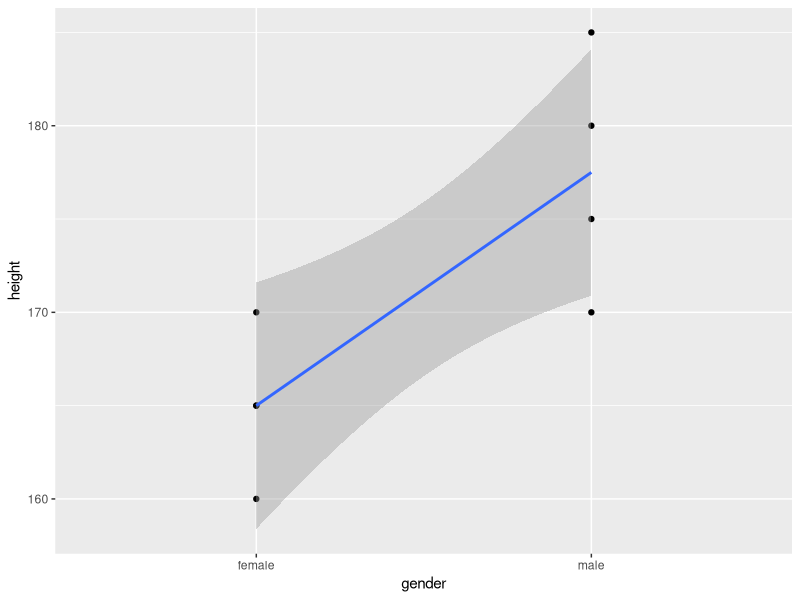
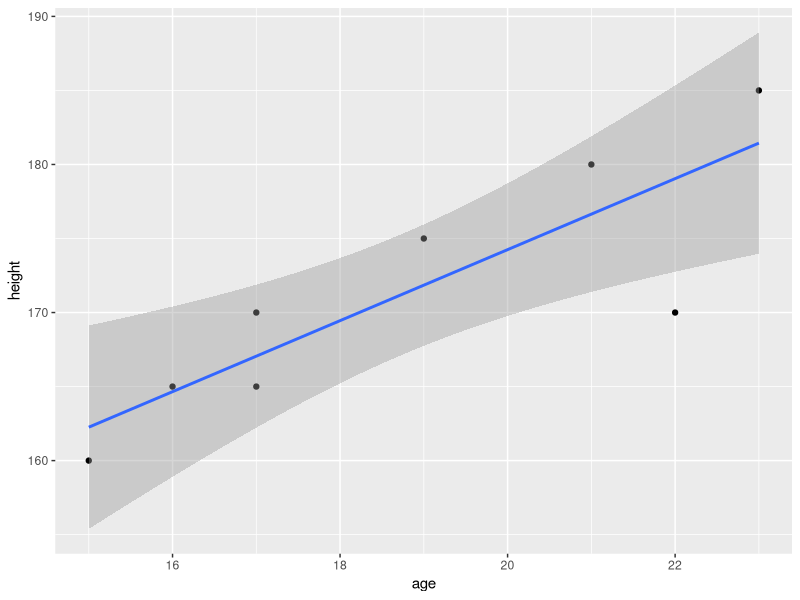
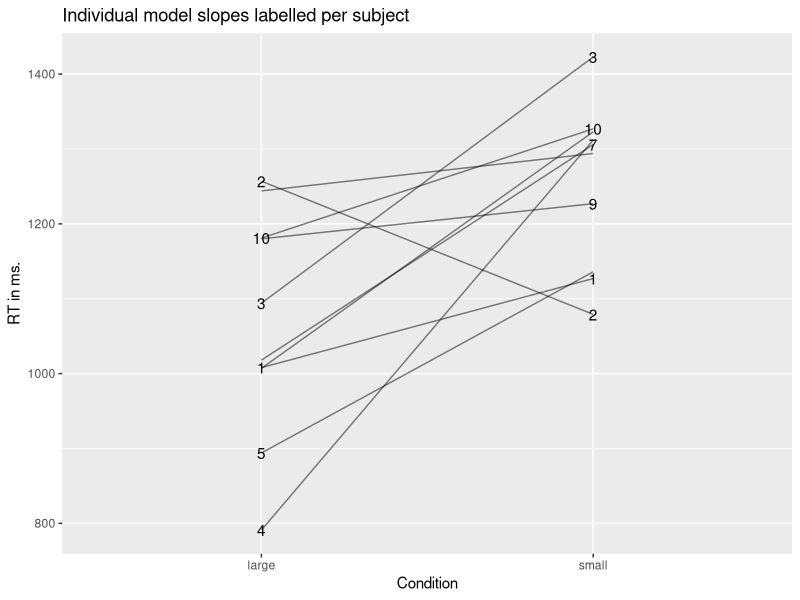
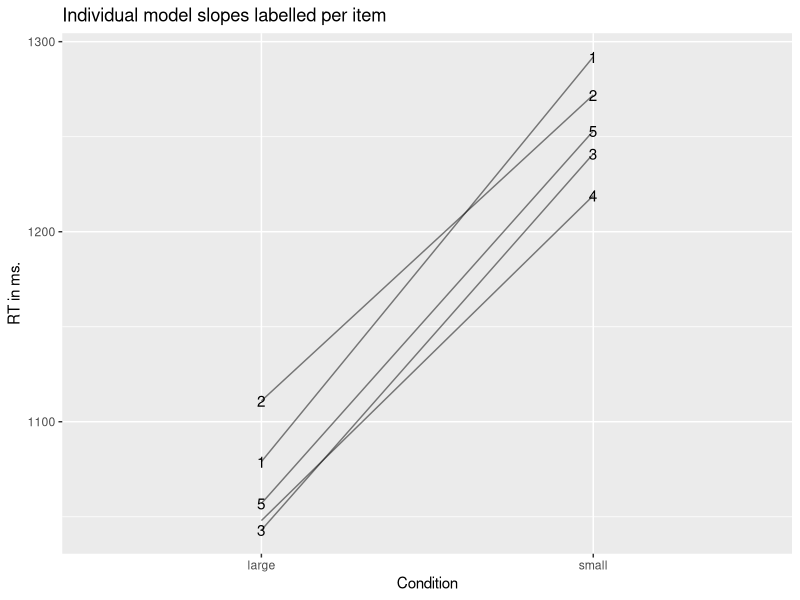
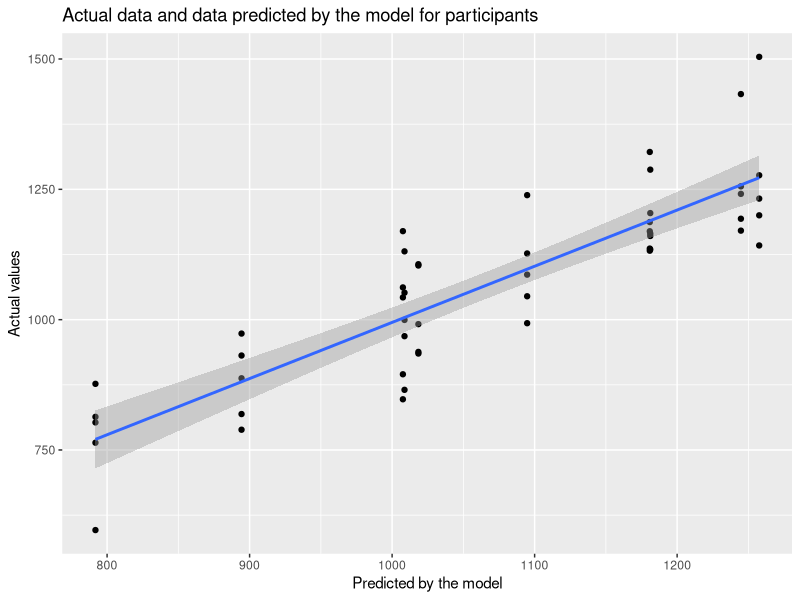
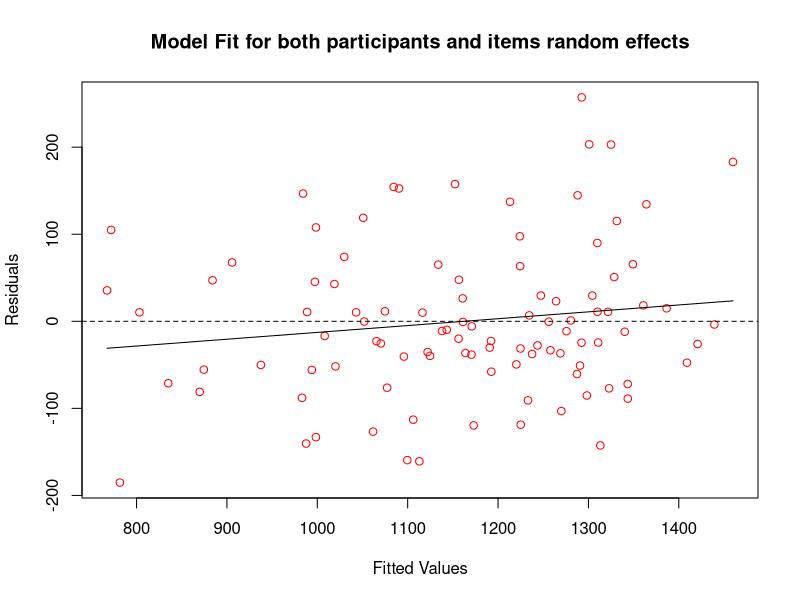
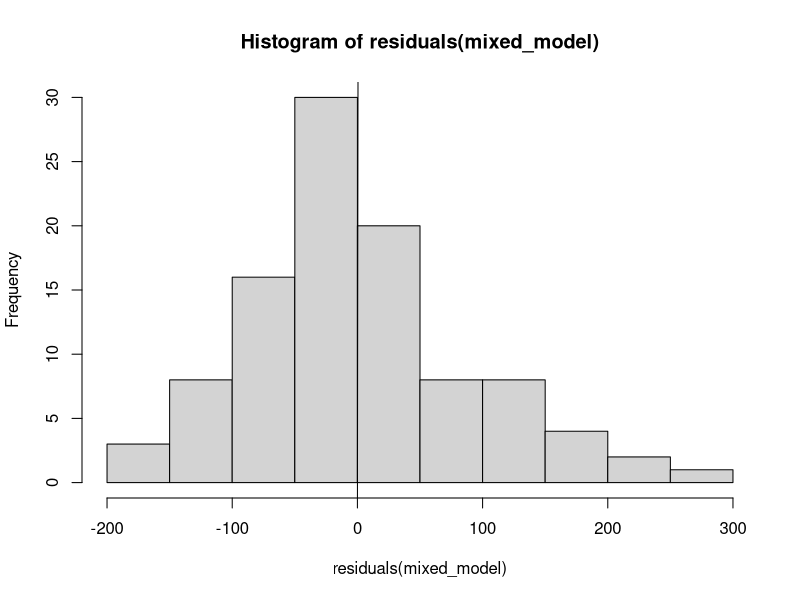
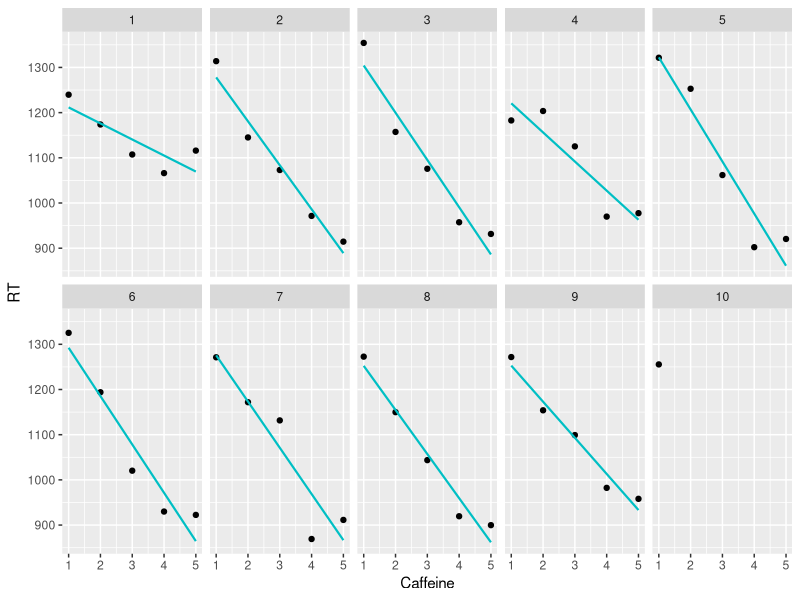

Write R code to recreate these figures, in order. (Note: this script raises an error after producing the figures.)
library(lme4) # needed for linear mixed models
library(lmerTest) # gives us p-values for parameters in linear mixed models 
library(emmeans) # allows us to run pairwise comparisons/contrsasts
library(tidyverse) # load the tidyverse packages
library(ordinal) # needed for CLMM - cumulative link mixed models for ordinal data

# Linear model
genderheightdata <- read_csv("data_files/genderheightdata.csv")

genderheightdata$gender <- as.factor(genderheightdata$gender)

ourmodel <- lm(height ~ gender, data = genderheightdata)
summary(ourmodel)

ggplot(genderheightdata, aes(x = gender, y = height, group = 1)) + 
  geom_point() +
  geom_smooth(method = "lm")

ageheightdata <- read_csv("data_files/ageheightdata.csv")

ourmodel <- lm(height ~ age, data = ageheightdata)
summary(ourmodel)

ggplot(ageheightdata, aes(x = age, y = height)) + 
  geom_point() +
  geom_smooth(method = "lm")

# Start of random slopes and intercepts simulation ####
subject <- rep(1:10, each = 10)
condition <- rep(c("large", "small"), 50)
item <- rep(rep(1:5), 20)

my_data <- arrange(as.tibble(cbind(subject, condition, item)), -desc(condition))
my_data <- arrange(my_data, desc(item))

set.seed(1234)
rt <- c(rnorm(10, 800, 100), rnorm(10, 1000, 100),
        rnorm(10, 800, 100), rnorm(10, 1000, 100),
        rnorm(10, 800, 100), rnorm(10, 1000, 100),
        rnorm(10, 800, 100), rnorm(10, 1000, 100),
        rnorm(10, 800, 100), rnorm(10, 1000, 100))

fulldata <- arrange(cbind(my_data, rt), -desc(subject))

set.seed(1)
baseline <- c(rep(runif(1, 0, 500), 5),
              rep(runif(1, 0, 500), 5),
              rep(runif(1, 0, 500), 5),
              rep(runif(1, 0, 500), 5),
              rep(runif(1, 0, 500), 5),
              rep(runif(1, 0, 500), 5),
              rep(runif(1, 0, 500), 5),
              rep(runif(1, 0, 500), 5),
              rep(runif(1, 0, 500), 5),
              rep(runif(1, 0, 500), 5),
              rep(runif(1, 0, 500), 5),
              rep(runif(1, 0, 500), 5),
              rep(runif(1, 0, 500), 5),
              rep(runif(1, 0, 500), 5),
              rep(runif(1, 0, 500), 5),
              rep(runif(1, 0, 500), 5),
              rep(runif(1, 0, 500), 5),
              rep(runif(1, 0, 500), 5),
              rep(runif(1, 0, 500), 5),
              rep(runif(1, 0, 500), 5))

fulldata <- fulldata %>% arrange(subject, desc(condition))

fulldata$rt <- fulldata$rt + baseline 

mixed_model <- lmer(rt ~ condition + (1 | subject) + (1 | item), data = fulldata)
summary(mixed_model)

mixed_model_null <- lmer(rt ~ (1 | subject) + (1 | item), data = fulldata)
summary(mixed_model_null)

anova(mixed_model, mixed_model_null)

coef(mixed_model)

mixed_model <- lmer(rt ~ condition + (1 + condition | subject) + (1 + condition | item), data = fulldata)
summary(mixed_model)

mixed_model_null <- lmer(rt ~ (1 + condition | subject) + (1 + condition | item), data = fulldata)
summary(mixed_model_null)

anova(mixed_model, mixed_model_null)

coef(mixed_model)

# Plot intercepts and slopes ####
# First by subjects ####
intercepts <- coef(mixed_model)$subject[1]
slopes <- coef(mixed_model)$subject[2]

large <- unlist(intercepts, recursive = TRUE, use.names = F)
small <- unlist(intercepts, recursive = TRUE, use.names = F) + 
  unlist(slopes, recursive = TRUE, use.names = F)
rt <- c(large, small)
condition <- c(rep("large", 10), rep("small", 10))

subject <- c(1, 10, 2, 3, 4, 5, 6, 7, 8, 9, 1, 10, 2, 3, 4, 5, 6, 7, 8, 9)

data <- arrange(as.tibble(cbind(subject, condition, rt)), -desc(subject))

data$rt <- as.integer(data$rt)
data$condition <- as.factor(data$condition)
data$subject <- as.factor(data$subject)

data %>% group_by(condition) %>% summarise(mean(as.integer(rt)))

ggplot(data, aes (x = condition, y = rt, group = subject, label = subject)) + 
  geom_line(alpha = .5) +
  geom_text(check_overlap = T) +
  labs(x = "Condition", y = "RT in ms.", title = "Individual model slopes labelled per subject")

# Now by items ####
intercepts <- coef(mixed_model)$item[1]
slopes <- coef(mixed_model)$item[2]

large <- unlist(intercepts, recursive = TRUE, use.names = F)
small <- unlist(intercepts, recursive = TRUE, use.names = F) + 
  unlist(slopes, recursive = TRUE, use.names = F)
rt <- c(large, small)
condition <- c(rep("large", 5), rep("small", 5))

item <- c(1:5, 1:5)

data <- arrange(as.tibble(cbind(item, condition, rt)), -desc(item))

data$rt <- as.integer(data$rt)
data$condition <- as.factor(data$condition)
data$item <- as.factor(data$item)

data %>% group_by(condition) %>% summarise(mean(as.integer(rt)))

ggplot(data, aes (x = condition, y = rt, group = item, label = item)) + 
  geom_line(alpha = .5) +
  geom_text(check_overlap = T) +
  labs(x = "Condition", y = "RT in ms.", title = "Individual model slopes labelled per item")

# Comparing model subject intercept and slopes to the actual data
intercepts <- coef(mixed_model)$subject[1]
slopes <- coef(mixed_model)$subject[2]
model_estimates <- as.tibble(cbind(intercepts, slopes))
model_estimates$subject <- c(1, 10, 2, 3, 4, 5, 6, 7, 8, 9)
colnames(model_estimates) <- c("estimated_large", "estimated_small", "subject")

model_estimates <- transmute(model_estimates, subject = as.character(subject), 
                             estimated_large, estimated_small = estimated_large + 
                               estimated_small)

# reshaping the actual data 
agg_data <- spread(fulldata, key = "condition", value = "rt")

# bring together the model estimates with the actual data
together <- full_join(model_estimates, agg_data, by = "subject")

# plot the actual data against the data predicted by the model
together %>% 
  ggplot(aes(x = estimated_large, y = large)) + 
  geom_point() +
  geom_smooth(method = "lm") +
  labs(x = "Predicted by the model", y = "Actual values", 
       title = "Actual data and data predicted by the model for participants")

# Checking fit of residuals against fitted values
plot(fitted(mixed_model), residuals(mixed_model), 
     xlab = "Fitted Values", ylab = "Residuals", 
     main = "Model Fit for both participants and items random effects",
     col = "red")
abline(h = 0, lty = 2)
lines(smooth.spline(fitted(mixed_model), residuals(mixed_model)))

# Checking out the residuals
hist(residuals(mixed_model))
qqline(residuals(mixed_model))

# Illustration of partial pooling ####
# Inspired bt Tristan Mahr’s worked example: 
# https://www.tjmahr.com/plotting-partial-pooling-in-mixed-effects-models/

subject <- rep(1:10, each = 5)
caffeine <- rep(rep(1:5), 10)

data <- arrange(as.tibble(cbind(subject, caffeine)), caffeine)

set.seed(1234)
rt <- c(rnorm(10, 1300, 50),
        rnorm(10, 1200, 55),
        rnorm(10, 1100, 55),
        rnorm(10, 1000, 60),
        rnorm(10, 1000, 80))

data_all <- arrange(cbind(data, rt), subject)

data_all[subject == 10 & caffeine != 1,]$rt <- NA

ggplot(data_all, aes (x = caffeine, y = rt)) + 
  geom_point() +
  geom_smooth(data = data_all, method = "lm", se = FALSE, colour = "#00BFC4", size = .75, linetype = 1) +
  facet_wrap(subject, nrow = 2) +
  labs(x = "Caffeine", y = "RT") + 
  theme(legend.position = "top")

no_pooling <- as.tibble(lmList(rt ~ caffeine | subject, data_all) %>% 
                          coef() %>% 
                          # Subject IDs are stored as row-names. Make them an explicit column
                          rownames_to_column("subject") %>% 
                          rename(Intercept = `(Intercept)`, Slope = caffeine) %>% 
                          add_column(Model = "No pooling"))

no_pooling$subject <- as.integer(no_pooling$subject)

model_pooled <- lm(rt ~ caffeine, data_all) 

# Repeat the intercept and slope terms for each participant
pooled <- data_frame(
  Model = "Complete pooling",
  subject = as.integer(unique(data_all$subject)),
  Intercept = coef(model_pooled)[1], 
  Slope = coef(model_pooled)[2])

# Join the raw data so we can use plot the points and the lines.
models <- bind_rows(pooled, no_pooling) %>% 
  left_join(data_all, by = "subject")

models$subject <- as.factor(models$subject)

p_model_comparison <- ggplot(models) + 
  aes(x = caffeine, y = rt) + 
  geom_abline(aes(intercept = Intercept, slope = Slope, color = Model),
              size = .75) + 
  geom_point() +
  facet_wrap(~ subject, nrow = 2) +
  labs(x = "Caffeine", y = "RT") + 
  theme(legend.position = "top")

p_model_comparison

m <- lmer(rt ~ 1 + caffeine + (1 + caffeine | subject), data_all)

partial_pooling <- coef(m)[["subject"]] %>% 
  as_tibble() %>% 
  rownames_to_column("subject") %>% 
  rename(Intercept = `(Intercept)`, Slope = caffeine) %>% 
  add_column(Model = "Partial pooling")

partial_pooling$subject <- as.integer(partial_pooling$subject)

df_models <- bind_rows(pooled, no_pooling, partial_pooling) %>% 
  left_join(data_all, by = "subject")

# Replace the data-set of the last plot
p_model_comparison %+% df_models

# Linear mixed model (LMM) for 1-factor (repeated measures) with three levels ####
DV <- read_csv("DV_1factor.csv", 
                       col_types = cols(Condition = col_factor(levels = c("Neutral", 
                                                                          "Positive", "Negative"))))
DV$Condition <- relevel(DV$Condition, ref = 3)

ggplot(DV, aes(x = Condition, y = Gaze, colour = Condition)) + 
  geom_boxplot() + 
  guides(colour = FALSE)

ggplot(DV, aes(x = Condition, y = Gaze, colour = Condition)) + 
  geom_violin() + 
  geom_jitter(width = .1, alpha = .5) + 
  stat_summary(fun.data = "mean_cl_boot", colour = "black") + 
  guides(colour = FALSE)

model.null <- lmer(Gaze ~ (1 + Condition | Subject) + (1 + Condition|Item), 
                   data = DV, REML = TRUE)

model.full <- lmer(Gaze ~ Condition + (1 + Condition | Subject) + (1 + Condition | Item), 
                   data = DV, REML = TRUE)

anova(model.null, model.full)
summary(model.full)

# GLMM for binomial data - 1-factor with(repeated measures) with 3 levels 
RO <- read_csv("RO.csv", col_types = cols(Condition = col_factor(levels = c("Neutral", 
                                                                            "Positive", "Negative"))))

data_agg <- RO %>% 
  group_by(Condition) %>% 
  summarise(mean=mean(DV), sd=sd(DV))

ggplot(data_agg, aes(x = Condition, y = mean, fill = Condition)) + 
  geom_col() +
  guides(fill = FALSE)

model.full <- glmer(DV ~ Condition + (1 + Condition | Subject) +
                      (1 + Condition | Item), data = RO, family = binomial)

model.interceptonly <- glmer(DV ~ Condition + (1 | Subject) + (1 | Item), 
                             data = RO, family = binomial)

model.null <- glmer(DV ~ (1 | Subject) + (1 | Item), data = RO, family = binomial)

anova(model.interceptonly, model.null)

# LMM for 2x2 repeated measures factorial design ####
DV <- read_csv("DV.csv")

DV$Sentence <- as.factor(DV$Sentence)
DV$Context <- as.factor(DV$Context)

# Set up contrast coding
contrasts(DV$Sentence) <- matrix(c(.5, -.5))
contrasts(DV$Context) <- matrix(c(.5, -.5))

# Visualise
ggplot(DV, aes(x = Context:Sentence, y = RT, colour = Context:Sentence)) + 
  geom_violin() + 
  geom_jitter(width = .1, alpha = .1) + 
  stat_summary(fun.data = "mean_cl_boot", colour="black") + 
  guides(colour = FALSE)

data_agg <- DV %>% 
  group_by(Context, Sentence) %>% 
  summarise_at("RT", funs(mean, sd), na.rm=TRUE)

data_agg$SE <- data_agg$sd/sqrt(60)

# Not used
# ggplot(data_agg, aes(x=Context:Sentence, y=mean, fill=Context:Sentence)) + geom_col() + 
#  geom_errorbar(aes(ymin=mean-SE, ymax=mean+SE, width=.5)) + guides(fill=FALSE)

ggplot(data_agg, aes(x = Context, y = mean, group = Sentence, colour = Sentence)) + 
  geom_line() + 
  geom_point() + 
  ylim(1200,1800) + 
  labs(title = "Plot of RT by Condition with SE bars", y = "Mean RT (ms.)") +
  geom_errorbar(aes(ymin = mean - SE, ymax = mean + SE, width = .1)) + 

model.full <- lmer(RT ~ Context * Sentence + (1 + Context * Sentence | Subject) + 
                    (1 + Context * Sentence | Item), data = DV, REML = TRUE)

model.null <- lmer(RT ~ (1 + Context * Sentence | Subject) + 
                     (1 + Context * Sentence | Item), data = DV, REML = TRUE)

anova(model.full, model.null)
summary(model.full)

emmeans(model.full, pairwise ~ Context * Sentence, adjust="none")

# CLMM for ordinal data ####
Main <- read_csv("Main.csv")

Main$Subject <- as.factor(Main$Subject)
Main$Image <- as.factor(Main$Image)
Main$SportType <- as.factor(Main$SportType)
Main$VideoCondition <- as.factor(Main$VideoCondition)

# VideoCondition 2=congruent, 3=Incongruent, 4=neutral
Main$VideoCondition <- recode(Main$VideoCondition, 
                               "2"="Congruent", "3"="Incongruent", "4"="Neutral")

Main %>%
  ggplot(aes(x = VideoCondition, y = ratings, colour = VideoCondition)) +
  geom_violin() +
  geom_jitter(width = .1, alpha = .2) +
  stat_summary(fun.data = "mean_cl_boot", colour = "black") +
  guides(colour = FALSE) +
  labs( x = "Condition", y = "Rating", title = "Rating Scores by Condition")

# Set up model - first need to set our DV as an ordered factor
Main$ratings <- as.ordered(Main$ratings)
model.clm.null <- clmm(ratings ~ 1 + (1 + VideoCondition|Subject) + 
                         (1 + VideoCondition|SportType) + 
                         (1 + VideoCondition|Image), data = Main)

model.clm4 <- clmm(ratings ~ VideoCondition + (1 + VideoCondition|Subject) + 
                     (1 + VideoCondition|SportType) + 
                     (1 + VideoCondition|Image), data = Main)

anova(model.clm.null, model.clm4)

emmeans(model.clm4, pairwise ~ VideoCondition, adjust = "none")

# Build and examine normality of residuals with data untransformed
model.full <- lmer(RT ~ Context * Sentence + (1 + Context + Sentence | Subject) + 
                     (1 + Context + Sentence | Item), data = DV, REML = TRUE)

# checking residuals at the model level
qqnorm(residuals(model.full))
qqline(residuals(model.full))
summary(model.full)

# checking residuals at the random effects level
r_int <- lme4::ranef(model.full)$Subject$`(Intercept)`
qqnorm(r_int)
qqline(r_int)

r_slope <- lme4::ranef(model.full)$Subject$Context1
qqnorm(r_slope)
qqline(r_slope)

r_slope <- lme4::ranef(model.full)$Subject$Sentence1
qqnorm(r_slope)
qqline(r_slope)

# Build and examine normality of residuals with data log transformed 
model.full <- lmer(log(RT) ~ Context * Sentence + (1 + Context * Sentence | Subject) + 
                     (1 + Context * Sentence | Item), data = DV, REML = TRUE)

qqnorm(residuals(model.full))
qqline(residuals(model.full))
summary(model.full)

# Build and examine normality of residuals with GLMM under the Gamma distribution - 
# simplified random effects structure needed to converge
model.full <- glmer(RT ~ Context * Sentence + (1 + Context | Subject) + 
                      (1 + Context | Item), data = DV, family = Gamma)

qqnorm(residuals(model.full))
summary(model.full)
